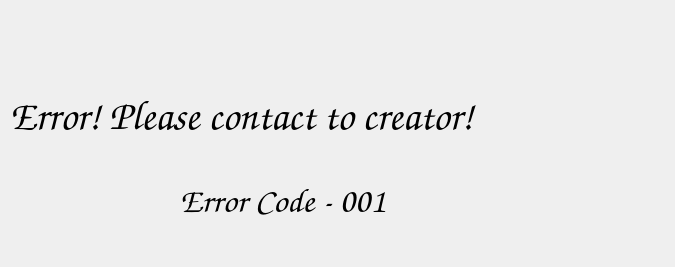
<?xml version="1.0" encoding="UTF-8"?>
<ui version="4.0">
 <class>Dialog</class>
 <widget class="QDialog" name="Dialog">
  <property name="geometry">
   <rect>
    <x>0</x>
    <y>0</y>
    <width>675</width>
    <height>267</height>
   </rect>
  </property>
  <property name="windowTitle">
   <string>Error!</string>
  </property>
  <widget class="QLabel" name="Error">
   <property name="geometry">
    <rect>
     <x>10</x>
     <y>60</y>
     <width>655</width>
     <height>111</height>
    </rect>
   </property>
   <property name="font">
    <font>
     <family>Comic Sans MS</family>
     <pointsize>31</pointsize>
     <weight>75</weight>
     <bold>true</bold>
    </font>
   </property>
   <property name="text">
    <string>Error! Please contact to creator!</string>
   </property>
  </widget>
  <widget class="QLabel" name="ErrorCode">
   <property name="geometry">
    <rect>
     <x>180</x>
     <y>170</y>
     <width>301</width>
     <height>61</height>
    </rect>
   </property>
   <property name="font">
    <font>
     <family>Comic Sans MS</family>
     <pointsize>26</pointsize>
     <weight>75</weight>
     <bold>true</bold>
    </font>
   </property>
   <property name="text">
    <string>Error Code - 001</string>
   </property>
  </widget>
 </widget>
 <resources/>
 <connections/>
</ui>
